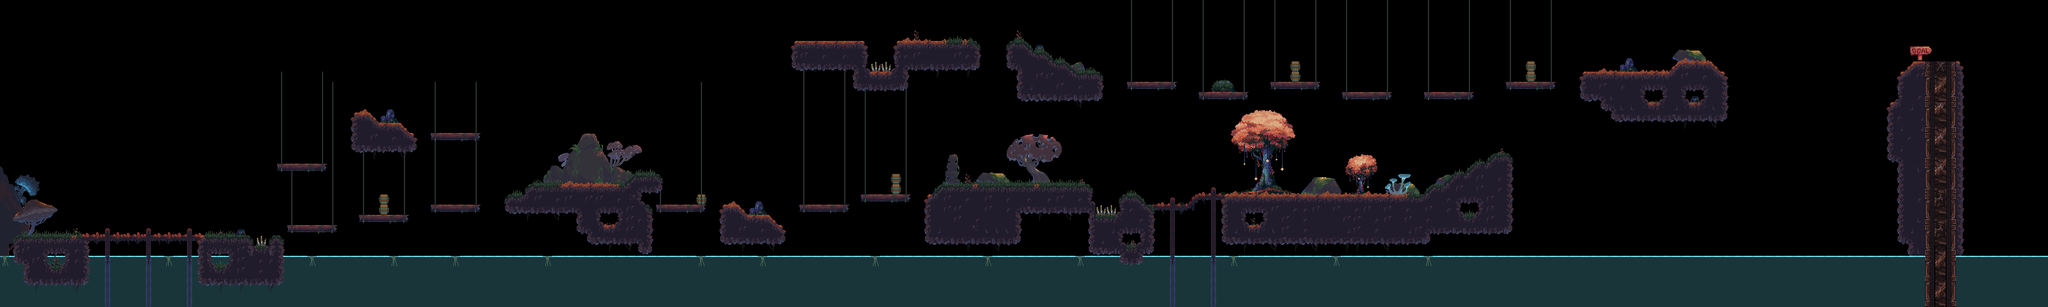

A level layout from a 2D game, rendered from its tile map. Below: a short description, then the map file with tile-grid data replaced by summaries:
An orthogonal 200x30 tile map with 16x16 px tiles, 5 tile layers (Floor, Shadow Background, Background, Forground, ...), 8 tilesets.

<map version="1.10" tiledversion="1.10.1" orientation="orthogonal" renderorder="right-down" width="200" height="30" tilewidth="16" tileheight="16" infinite="0" nextlayerid="11" nextobjectid="1">
 <editorsettings>
  <export target="level2.csv" format="csv" />
 </editorsettings>
 <tileset firstgid="1" name="tileset1" tilewidth="16" tileheight="16" tilecount="60" columns="10">
  <image source="Tileset.png" width="160" height="96" />
 </tileset>
 <tileset firstgid="61" name="trees" tilewidth="16" tileheight="16" tilecount="128" columns="16">
  <image source="Trees.png" width="256" height="128" />
 </tileset>
 <tileset firstgid="189" source="tileset2.tsx" />
 <tileset firstgid="387" source="Tileset3.tsx" />
 <tileset firstgid="1067" source="Tileset4.tsx" />
 <tileset firstgid="5163" source="Tileset4Props1.tsx" />
 <tileset firstgid="11563" source="Tileset4Props2.tsx" />
 <tileset firstgid="15659" source="Buildings.tsx" />
 <layer id="7" name="Floor" width="200" height="30">
  <data>[6000 cells, 422 non-empty, 5 distinct tile ids]</data>
 </layer>
 <layer id="9" name="Shadow Background" width="200" height="30">
  <data>[6000 cells, 1198 non-empty, 156 distinct tile ids]</data>
 </layer>
 <layer id="4" name="Background" width="200" height="30">
  <data>[6000 cells, 1307 non-empty, 158 distinct tile ids]</data>
 </layer>
 <layer id="1" name="Forground" width="200" height="30">
  <data>[6000 cells, 175 non-empty, 112 distinct tile ids]</data>
 </layer>
 <layer id="10" name="Foreground 1" width="200" height="30">
  <data>[6000 cells, 63 non-empty, 40 distinct tile ids]</data>
 </layer>
</map>
